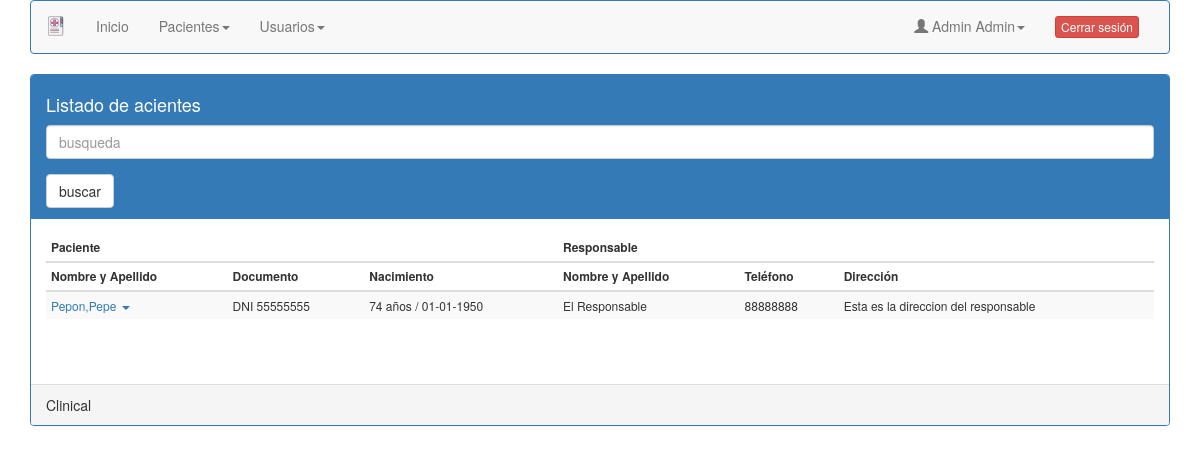
The page /form_listado_pacientes.php (signed in) on the database its author committed.
### tables this page shows
CREATE TABLE `mm_pacientes` (
  `id` int(11) NOT NULL,
  `tipodocumento` tinyint(10) NOT NULL,
  `documento` varchar(9) NOT NULL,
  `nombre` varchar(255) NOT NULL,
  `apellido` varchar(255) NOT NULL,
  `sexo` tinyint(4) DEFAULT NULL,
  `fechanacimiento` date DEFAULT NULL,
  `direccion` varchar(255) DEFAULT NULL,
  `provincia` varchar(255) DEFAULT NULL,
  `localidad` varchar(255) DEFAULT NULL,
  `codigopostal` varchar(10) DEFAULT NULL,
  `telefono` varchar(30) DEFAULT NULL,
  `celular` varchar(30) DEFAULT NULL,
  `email` varchar(255) DEFAULT NULL,
  `gruposanguineo` varchar(10) DEFAULT NULL,
  `obrasocial` varchar(100) DEFAULT NULL,
  `numeroafiliado` varchar(15) DEFAULT NULL,
  `comentarios` text DEFAULT NULL,
  `usuariocreacion` int(11) NOT NULL,
  `fechaalta` date DEFAULT NULL,
  `id_empresa` tinyint(255) NOT NULL,
  `responsable_nombre` varchar(255) NOT NULL,
  `responsable_doc` varchar(10) NOT NULL,
  `responsable_tel` varchar(20) NOT NULL,
  `responsable_email` varchar(50) NOT NULL,
  `responsable_dir` varchar(255) NOT NULL,
  `modificacion` date NOT NULL DEFAULT current_timestamp(),
  `fechafallecimiento` date DEFAULT NULL,
  `fechabaja` date DEFAULT NULL
);

### form_listado_pacientes.php (the view, shortened to what this page needs)
<?php
include 'conexion.php';
$sql = "SELECT * FROM mm_pacientes ORDER BY apellido";
$result = $conexion->query($sql);
if ($result->num_rows > 0) {
?>
<!DOCTYPE html PUBLIC "-//W3C//DTD XHTML 1.0 Transitional//EN"
    "http://www.w3.org/TR/xhtml1/DTD/xhtml1-transitional.dtd">
<html >
<head>
  <link rel="stylesheet" href="https://maxcdn.bootstrapcdn.com/bootstrap/3.3.7/css/bootstrap.min.css">
</head>
<body id="main_body">
  <div class="container">
    <?
	include 'menu.php';
	?>
	<div class="panel panel-primary" style="margin-top: 10px;">
	<div class="panel-heading ">
		<h4>Listado de acientes</h4>
		<form class="panel-heading-left" action="#">
		  <div class="form-group">
			<input id="myInput" type="text" class="form-control" placeholder="busqueda">
		  </div>
		  <button type="submit" class="btn btn-default">buscar</button>
		</form>
	</div>
	<div class="panel-body table-responsive text-nowarp">
	<table class="table table-striped table-hover table-responsive table-condensed" style="font-size:12px;margin-bottom:50px;">
	<thead>
	<tr>
		<th colspan="3">Paciente</th>
		<th colspan="3">Responsable</th>
	</tr>
	<tr>
		<th style="white-space: nowrap;">Nombre y Apellido</th>
		<th>Documento</th>
		<th>Nacimiento</th>
		<th>Nombre y Apellido</th>
		<th>Teléfono</th>
		<th>Dirección</th>
	</tr>
	</thead>
	<tbody  id="myTable">
	<?
	while ($row = $result->fetch_array(MYSQLI_ASSOC)){
	?>
	<tr>
	<td style="white-space: nowrap;">
		<div class="dropdown">
			<a class="dropdown-toggle" data-toggle="dropdown">
			<?= $row['apellido'].','.$row['nombre']; ?>
			<span class="caret"></span>
			</a>
		</div>
	</td>
	<td style="white-space: nowrap;">
		<? switch ($row['tipodocumento']) {
			case 1:
				echo "DNI";
				break;
			}
			echo ' '. sprintf("%'.08d", $row['documento']);
		?>
	</td>
	<td style="white-space: nowrap;"><?= calculaedad($row['fechanacimiento'])." años / ". date("d-m-Y", strtotime($row['fechanacimiento'])); ?></td>
	<td style="white-space: nowrap;"><?= $row['responsable_nombre']; ?></td>
	<td style="white-space: nowrap;"><?= $row['responsable_tel']; ?></td>
	<td style="white-space: nowrap;"><?= $row['responsable_dir']; ?></td>
	</tr>
	<?
	}
	?>
	</tbody>
	</table>
	</div>
    <div class="panel-footer">
      Clinical
    </div>
  </div>
  </div>
</body>
</html>
<?
}else{
	$_SESSION['mensaje'] = "Listado de pacientes vacio.";
	$_SESSION['url']="panel-control.php";
	mysqli_close($conexion);
	header('Location: mensaje.php',true,303);
	exit;
}
exit;
function calculaedad($fechanacimiento){
  list($ano,$mes,$dia) = explode("-",$fechanacimiento);
  $ano_diferencia  = date("Y") - $ano;
  $mes_diferencia = date("m") - $mes;
  $dia_diferencia   = date("d") - $dia;
return $ano_diferencia;
}
?>

### form_listado_pacientes.php (style rules this page uses)
.dropdown { position:absolute; }

### rows shown on the page
mm_pacientes: apellido "Pepon", nombre "Pepe", tipodocumento "DNI", documento "55555555", fechanacimiento "74", fechanacimiento "01-01-1950", responsable_nombre "El Responsable", responsable_tel "88888888", responsable_dir "Esta es la direccion del responsable"

### other values the page prints
$_SESSION['nombre'] "Admin Admin"
